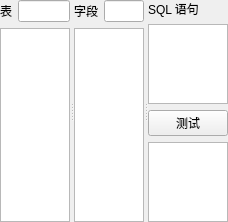
<?xml version="1.0" encoding="UTF-8"?>
<ui version="4.0">
 <class>DataQueryForm</class>
 <widget class="QWidget" name="DataQueryForm">
  <property name="geometry">
   <rect>
    <x>0</x>
    <y>0</y>
    <width>226</width>
    <height>222</height>
   </rect>
  </property>
  <property name="windowTitle">
   <string>Form</string>
  </property>
  <layout class="QVBoxLayout" name="verticalLayout_2">
   <property name="sizeConstraint">
    <enum>QLayout::SizeConstraint::SetMinimumSize</enum>
   </property>
   <property name="leftMargin">
    <number>0</number>
   </property>
   <property name="topMargin">
    <number>0</number>
   </property>
   <property name="rightMargin">
    <number>0</number>
   </property>
   <property name="bottomMargin">
    <number>0</number>
   </property>
   <item>
    <widget class="QSplitter" name="tableSplitter">
     <property name="sizePolicy">
      <sizepolicy hsizetype="Preferred" vsizetype="Preferred">
       <horstretch>0</horstretch>
       <verstretch>0</verstretch>
      </sizepolicy>
     </property>
     <property name="orientation">
      <enum>Qt::Orientation::Horizontal</enum>
     </property>
     <widget class="QWidget" name="verticalLayoutWidget">
      <layout class="QVBoxLayout" name="verticalLayout_4">
       <property name="sizeConstraint">
        <enum>QLayout::SizeConstraint::SetNoConstraint</enum>
       </property>
       <item>
        <layout class="QHBoxLayout" name="horizontalLayout_3">
         <property name="sizeConstraint">
          <enum>QLayout::SizeConstraint::SetNoConstraint</enum>
         </property>
         <item>
          <widget class="QLabel" name="label_4">
           <property name="text">
            <string>表</string>
           </property>
          </widget>
         </item>
         <item>
          <widget class="QLineEdit" name="tableEdit">
           <property name="clearButtonEnabled">
            <bool>true</bool>
           </property>
          </widget>
         </item>
        </layout>
       </item>
       <item>
        <widget class="QListView" name="tableList">
         <property name="sizePolicy">
          <sizepolicy hsizetype="Preferred" vsizetype="Preferred">
           <horstretch>0</horstretch>
           <verstretch>0</verstretch>
          </sizepolicy>
         </property>
         <property name="sizeAdjustPolicy">
          <enum>QAbstractScrollArea::SizeAdjustPolicy::AdjustIgnored</enum>
         </property>
        </widget>
       </item>
      </layout>
     </widget>
     <widget class="QSplitter" name="fieldSplitter">
      <property name="sizePolicy">
       <sizepolicy hsizetype="Preferred" vsizetype="Preferred">
        <horstretch>0</horstretch>
        <verstretch>0</verstretch>
       </sizepolicy>
      </property>
      <property name="orientation">
       <enum>Qt::Orientation::Horizontal</enum>
      </property>
      <widget class="QWidget" name="layoutWidget">
       <layout class="QVBoxLayout" name="verticalLayout">
        <property name="sizeConstraint">
         <enum>QLayout::SizeConstraint::SetNoConstraint</enum>
        </property>
        <item>
         <layout class="QHBoxLayout" name="horizontalLayout">
          <property name="sizeConstraint">
           <enum>QLayout::SizeConstraint::SetNoConstraint</enum>
          </property>
          <item>
           <widget class="QLabel" name="label_2">
            <property name="text">
             <string>字段</string>
            </property>
           </widget>
          </item>
          <item>
           <widget class="QLineEdit" name="fieldEdit">
            <property name="clearButtonEnabled">
             <bool>true</bool>
            </property>
           </widget>
          </item>
         </layout>
        </item>
        <item>
         <widget class="QListView" name="fieldList">
          <property name="sizePolicy">
           <sizepolicy hsizetype="Preferred" vsizetype="MinimumExpanding">
            <horstretch>0</horstretch>
            <verstretch>0</verstretch>
           </sizepolicy>
          </property>
          <property name="verticalScrollBarPolicy">
           <enum>Qt::ScrollBarPolicy::ScrollBarAsNeeded</enum>
          </property>
          <property name="sizeAdjustPolicy">
           <enum>QAbstractScrollArea::SizeAdjustPolicy::AdjustToContentsOnFirstShow</enum>
          </property>
          <property name="resizeMode">
           <enum>QListView::ResizeMode::Adjust</enum>
          </property>
          <property name="selectionRectVisible">
           <bool>true</bool>
          </property>
         </widget>
        </item>
       </layout>
      </widget>
      <widget class="QWidget" name="layoutWidget">
       <layout class="QVBoxLayout" name="verticalLayout_3">
        <property name="sizeConstraint">
         <enum>QLayout::SizeConstraint::SetDefaultConstraint</enum>
        </property>
        <item>
         <widget class="QLabel" name="label_3">
          <property name="text">
           <string>SQL 语句</string>
          </property>
         </widget>
        </item>
        <item>
         <widget class="QPlainTextEdit" name="sqlEdit">
          <property name="sizeAdjustPolicy">
           <enum>QAbstractScrollArea::SizeAdjustPolicy::AdjustToContents</enum>
          </property>
         </widget>
        </item>
        <item>
         <layout class="QHBoxLayout" name="horizontalLayout_2">
          <property name="sizeConstraint">
           <enum>QLayout::SizeConstraint::SetMinimumSize</enum>
          </property>
          <item>
           <spacer name="horizontalSpacer">
            <property name="orientation">
             <enum>Qt::Orientation::Horizontal</enum>
            </property>
            <property name="sizeHint" stdset="0">
             <size>
              <width>10</width>
              <height>20</height>
             </size>
            </property>
           </spacer>
          </item>
          <item>
           <widget class="QPushButton" name="testButton">
            <property name="text">
             <string>测试</string>
            </property>
           </widget>
          </item>
         </layout>
        </item>
        <item>
         <widget class="QPlainTextEdit" name="testResultEdit">
          <property name="sizeAdjustPolicy">
           <enum>QAbstractScrollArea::SizeAdjustPolicy::AdjustToContents</enum>
          </property>
          <property name="readOnly">
           <bool>true</bool>
          </property>
         </widget>
        </item>
       </layout>
      </widget>
     </widget>
    </widget>
   </item>
  </layout>
 </widget>
 <resources/>
 <connections/>
</ui>
